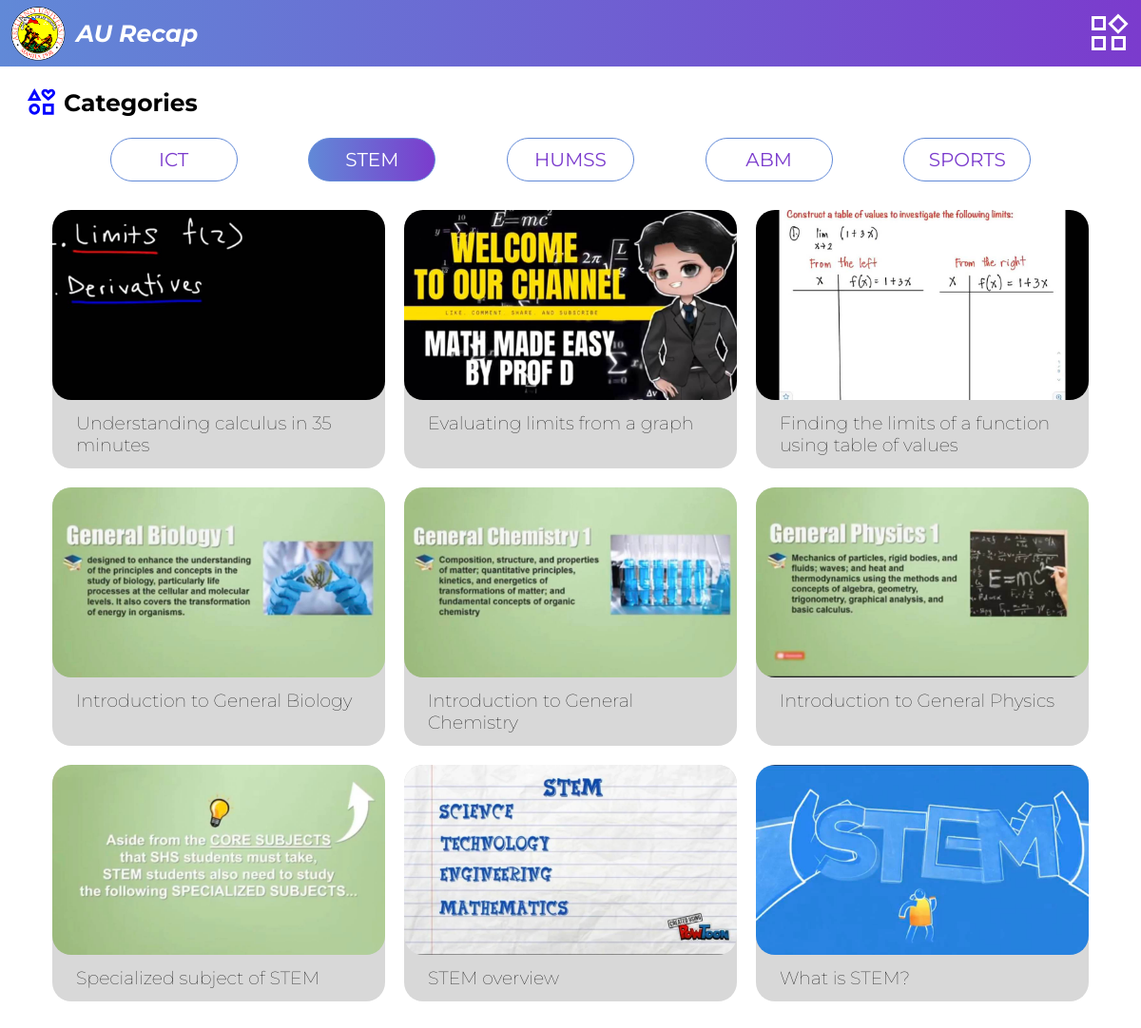
Screenshot of /stem.php (signed in) with the database file from the repository.
### tables this page shows
CREATE TABLE `stem` (
  `id` int(11) NOT NULL,
  `title` varchar(255) NOT NULL,
  `path` varchar(255) NOT NULL,
  `description` varchar(255) NOT NULL,
  `thumbnail` varchar(255) NOT NULL
);

### stem.php (the view, shortened to what this page needs)
<?php
    include('controllers/db.php');
?>
<!DOCTYPE html>
<html lang="en">
<head>
    <link rel = "stylesheet" href = "resource/css/nav3.css">
    <link rel = "stylesheet" href = "resource/css/home.css">
</head>
<body>
    <nav class="top">
        <div class="navtitle">
        <img class="logo" src="resource/img/Arellano hi-res_0.png">
        <p class="recap">AU Recap</p>
        </div>
        <img class="widget" src="resource/img/widget.svg">
   </nav>
   <div class="category">
        <img class="interest" src="resource/img/interest.svg">
        <h3 class="ca-text">Categories</h3>
   </div>
        <div class="strands">
            <a href="home.php" class="category-button">ICT</a>
            <a href="#" class="category-button active">STEM</a>
            <a href="humss.php" class="category-button">HUMSS</a>
            <a href="abm.php" class="category-button">ABM</a>
            <a href="sport.php" class="category-button">SPORTS</a>
        </div>
        <div class="main-content">
        <?php
            $query = "SELECT title, description, thumbnail FROM stem";
            $result = mysqli_query($conn, $query);
            if ($result) {
                while ($row = mysqli_fetch_assoc($result)) {
                    $title = $row['title'];
                    $thumbnail = $row['thumbnail'];
                    echo "
                        <div class='column'>
                            <img class='thumbnail' src='$thumbnail' alt='Thumbnail'>
                            <div class='title-container'>
                                <p class='vidtitle'>$title</p>
                            </div>
                        </div>
                    ";
                }
            } else {
                echo "Error executing the query: " . mysqli_error($conn);
            }
        ?>
    </div>
</body>
</html>

### resource/css/nav3.css (style rules this page uses)
* { margin: 0; padding: 0; }
nav { display: flex; align-items: center; justify-content: space-between; height: 70px; margin: 0, 40px; position: sticky; top: 0; background: linear-gradient(to right, #6189D7, #7B3BCD); }
.navtitle { display: flex; align-items: center; }
.logo { padding: 0 10px; width: auto; height: 60px; }
.recap { color:#ffff; font-size: 25px; font-weight: bold; font-style: italic; }
.widget { margin: 0 10px; }

### resource/css/home.css (style rules this page uses)
* { font-family: 'Montserrat', sans-serif; }
.category { display: flex; align-items: center; margin: 0 20px; }
.interest { padding: 20px 6px; height: 35px; width: auto; }
.ca-text { font-size: 25px; }
.category-button { padding: 10px 11px; width: 110px; text-align:center; font-size: 20px; border: 1px solid #6189D7; margin: 0 9px; color: #7B3BCD; border-radius: 25px; text-decoration: none; }
.active { background: linear-gradient(to right, #6189D7, #7B3BCD); color: #fff; transition: .2s; }
.strands { display: flex; align-items: center; justify-content: space-evenly; max-width: 1100px; margin: auto; }
.column { display: flex; flex-direction: column; background-color: rgb(216, 216, 216); border-radius: 20px; }
.vidtitle { font-size: 19px; font-weight: 80; }
.thumbnail { height: 200px; width: 350px; object-fit: cover; border-radius: 20px; }
.main-content { margin: 30px 0; justify-content: center; display: grid; grid-template-columns: 350px 350px 350px; grid-template-rows: auto; gap: 20px; }
.title-container { padding: 13px 25px; }

### rows the page displays
stem: thumbnail (picture), title "Understanding calculus in 35 minutes"
stem: thumbnail (picture), title "Evaluating limits from a graph"
stem: thumbnail (picture), title "Finding the limits of a function using table of values"
stem: thumbnail (picture), title "Introduction to General Biology"
stem: thumbnail (picture), title "Introduction to General Chemistry"
stem: thumbnail (picture), title "Introduction to General Physics"
stem: thumbnail (picture), title "Specialized subject of STEM"
stem: thumbnail (picture), title "STEM overview"
stem: thumbnail (picture), title "What is STEM?"
